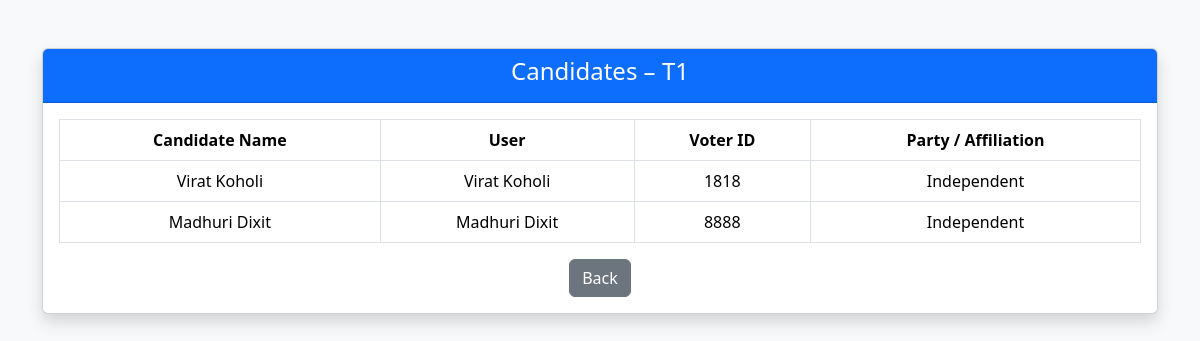
Page /admin/election/5/candidates (signed in) on the committed database.
### tables this page shows
CREATE TABLE elections (
            id INTEGER PRIMARY KEY AUTOINCREMENT,
            title TEXT NOT NULL,
            description TEXT,
            status TEXT CHECK(status IN ('upcoming', 'active', 'closed')) NOT NULL DEFAULT 'upcoming',
            created_by INTEGER NOT NULL
        );

CREATE TABLE candidates (
            id INTEGER PRIMARY KEY AUTOINCREMENT,
            election_id INTEGER NOT NULL,
            user_id INTEGER NOT NULL,
            display_name TEXT NOT NULL,
            party_or_description TEXT,
            UNIQUE (election_id, user_id)
        );

CREATE TABLE users (
            id INTEGER PRIMARY KEY AUTOINCREMENT,
            full_name TEXT NOT NULL,
            email TEXT UNIQUE NOT NULL,
            password TEXT NOT NULL,
            aadhaar_number TEXT UNIQUE NOT NULL,
            voter_id TEXT UNIQUE NOT NULL,
            role TEXT CHECK(role IN ('voter', 'admin')) NOT NULL
        );

### app.py (the view)
@app.route("/admin/election/<int:election_id>/candidates")
@login_required
@admin_required
def admin_view_candidates(election_id):
    conn = get_db_connection()
    election = conn.execute(
        "SELECT * FROM elections WHERE id = ?",
        (election_id,)
    ).fetchone()
    if election is None:
        conn.close()
        flash("Election not found", "danger")
        return redirect(url_for("admin_elections"))
    candidates = conn.execute("""
        SELECT
            c.display_name,
            c.party_or_description,
            u.full_name,
            u.voter_id
        FROM candidates c
        JOIN users u ON c.user_id = u.id
        WHERE c.election_id = ?
    """, (election_id,)).fetchall()
    conn.close()
    return render_template(
        "admin/view_candidates.html",
        election=election,
        candidates=candidates
    )

### app.py (called while the page is built)
def get_db_connection():
    conn = sqlite3.connect(DATABASE)
    conn.row_factory = sqlite3.Row
    return conn

def login_required(view_func):
    @wraps(view_func)
    def wrapper(*args, **kwargs):
        if "user_id" not in session:
            flash("Please login first", "danger")
            return redirect(url_for("login"))
        return view_func(*args, **kwargs)
    return wrapper

def admin_required(view_func):
    @wraps(view_func)
    def wrapper(*args, **kwargs):
        if "user_id" not in session:
            flash("Please login first", "danger")
            return redirect(url_for("login"))
        if session.get("role") != "admin":
            flash("Admin access required", "danger")
            return redirect(url_for("login"))
        return view_func(*args, **kwargs)
    return wrapper

### templates/admin/view_candidates.html (shortened to what this page needs)
<!DOCTYPE html>
<html lang="en">
<head>
    <link href="https://cdn.jsdelivr.net/npm/bootstrap@5.3.2/dist/css/bootstrap.min.css" rel="stylesheet">
</head>
<body class="bg-light">
<div class="container mt-5">
    <div class="card shadow">
        <div class="card-header bg-primary text-white text-center">
            <h4>Candidates – {{ election.title }}</h4>
        </div>
        <div class="card-body">
            {% if candidates %}
            <table class="table table-bordered text-center">
                <thead>
                    <tr>
                        <th>Candidate Name</th>
                        <th>User</th>
                        <th>Voter ID</th>
                        <th>Party / Affiliation</th>
                    </tr>
                </thead>
                <tbody>
                    {% for c in candidates %}
                    <tr>
                        <td>{{ c.display_name }}</td>
                        <td>{{ c.full_name }}</td>
                        <td>{{ c.voter_id }}</td>
                        <td>{{ c.party_or_description or "Independent" }}</td>
                    </tr>
                    {% endfor %}
                </tbody>
            </table>
            {% else %}
                <p class="text-center text-muted">No candidates added yet.</p>
            {% endif %}
            <div class="text-center mt-3">
                <a href="/admin/elections" class="btn btn-secondary">Back</a>
            </div>
        </div>
    </div>
</div>
</body>
</html>

### rows in the picture
elections: title "T1"
candidates: display_name "Virat Koholi", full_name "Virat Koholi", voter_id "1818", party_or_description "Independent"
candidates: display_name "Madhuri Dixit", full_name "Madhuri Dixit", voter_id "8888", party_or_description "Independent"
